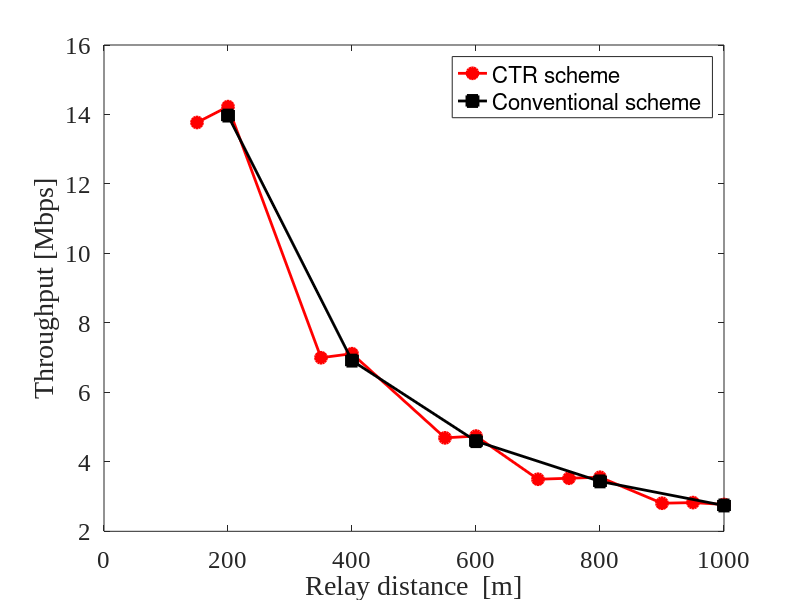

Here is the MATLAB script that generated this plot: (Note: this script raises an error after producing the figure.)
%従来のプロトコル(18Mbps→12Mbps)で再送したときと中継し伝送したときのスループットの比較
clear;
Rmin = [-82, -81, -79, -77, -74, -70, -66, -65]; % 最小受信感度 [dBm]
TR = [6, 9, 12, 18, 24, 36, 48, 54]; % 伝送レート [Mbps]
databit = [24, 36, 48, 72, 96, 144, 192, 216]; % OFDMシンボルごとのデータビット[bit]

Tp = 10; % 送信電力 [dBm]
f = 2.4 * 10^9; % 周波数 [Hz]
c = 3 * 10^8; % 光速 [m/s]
rng(0);  
PLCP_pre = 16; % PLCPプリアンブル[μs]
PLCPhead_sig = 1; % PLCPヘッダ（シグナル）[μs]
PLCPhead_ser = 16; % PLCPヘッダ（サービス）[μs]
ACK = 80; % 802.11ACKフレーム[bit]
MAC = 192; % 802.11MACヘッダ[bit]
LLC = 64; % LLCヘッダ[bit]
packet = 12000; % IPパケット長[bit]
FCS = 32; % FCS[bit]
tail = 6; % テイルビット[bit]
SIFS = 10; % [μs]
DIFS = 34; % [μs]
backoff = 101.5; % 平均バックオフ制御時間 [μs]
slottime = 9; % ショートスロットタイム[μs]
max_distance = 1000; % 最大距離 [m]
N_max = max_distance/50; % 最大端末数
error_rate=0.03;%通信が失敗する確率
num_trials = 1000;%試行回数

p= zeros(size(num_trials));%乱数
ACK_t=zeros(size(Rmin));%ACKフレーム[μs]
data_t=zeros(size(Rmin));%データフレーム[μs]
d_max=zeros(size(Rmin));%各伝送レートでの最大送信距離(50mごと)[m]
N_through=zeros(size(Rmin));%各伝送レートでのスルー出来る最大の端末数


for i = 1:length(Rmin)
    Rmin_current = Rmin(i);
    TR_current = TR(i);
    databit_current = databit(i);
    
    % 最大伝送距離の計算
    Lfs = Tp - Rmin_current; % 距離減衰 [dB]
    d_max(i) = floor(((10^(Lfs / 20)) * c) / (4 * pi * f) / 50) * 50; % 最大伝送距離 [m]
    N_through(i) = d_max(i) / 50;
    % フレームの計算
    ACK_t(i) = PLCP_pre + (PLCPhead_sig + ceil((PLCPhead_ser + ACK + FCS + tail) / databit_current)) * 4;
    data_t (i)= PLCP_pre + (PLCPhead_sig + ceil((PLCPhead_ser + MAC + LLC + packet + FCS + tail) / databit_current)) * 4;
end


throughput_1 = zeros(num_trials, N_max);  % 試行回数と距離数に対応するスループット配列を事前確保
throughput_2 = zeros(1, N_max);           % 平均スループット格納用
N_succsess = zeros(1, N_max);             % 距離配列の事前確保



% パラメータ設定
N = 0;                                    % 現在の端末数
                   

for i = 1:num_trials  % 試行回数分ループ
    N = 0;                               % 各試行の開始時にNをリセット
    total_tt = 0;                        % 総伝送時間もリセット
    
    while N < N_max
        p = rand;  % 確率を生成
        
        % 端末数をカウント
        N = N + N_through(4);  
        total_tt = total_tt + (ACK_t(4) + data_t(4) + SIFS + backoff); % 総伝送時間の計算

        if p < error_rate  % パケットが失敗した場合
            N = max(0, N - 1);  % 1つ手前に戻る
            total_tt = total_tt  + ACK_t(4); % 追加時間を加算
        end
        
        % スループット記録および距離の記録
        if N >= N_max
            throughput_1(i, N_max) = packet / total_tt; % 最大距離におけるスループット
            N_succsess(N_max) = N_max * 50;  % 最大距離を格納
            break;
        else
            throughput_1(i, N) = packet / total_tt; % 現在のNにおけるスループット記録
            N_succsess(N) = N * 50;  % 距離の記録
        end
    end
end


% 各距離での平均スループット計算
for j = 1:N_max
    % 0以外の要素のみを選んで平均を取る
    non_zero_values = throughput_1(throughput_1(:, j) > 0, j); % 0以外の要素を抽出
    if ~isempty(non_zero_values)  % 抽出後にデータが存在する場合のみ平均計算
        throughput_2(j) = mean(non_zero_values);
    else
        throughput_2(j) = 0;  % 0以外の要素がない場合は0
    end
end

% スループットが0のデータポイントを除外
valid_indices = throughput_2 > 0;  % 0より大きいスループットのみを抽出





      total_tt = 0;
    % 条件2: スループット計算 (固定距離リスト)
    if mod(max_distance, d_max(4)) == 0
        distances = d_max(4):d_max(4):max_distance; 
    else
        distances = [d_max(4):d_max(4):max_distance max_distance];
    end
  
    
    throughput_3= zeros(num_trials, length(distances)); % スループット_2 の事前割り当て
    throughput_4= zeros(1, length(distances)); % スループット_3 の事前割り当て
    
    for i = 1:num_trials
        
        for j = 1:length(distances)
            p = rand; % ランダムな確率を生成
            D = distances(j);
            if p < error_rate
                % 再送が発生する場合 (最初は18 Mbps、再送は12 Mbps)
                total_tt =total_tt+ (ACK_t(4) + data_t(4) + SIFS + backoff)+(ACK_t(3) + data_t(3) + SIFS + backoff) ;
            else
                 % 再送が発生しない場合 (18 Mbps)
                 total_tt =total_tt+ (ACK_t(4) + data_t(4) + SIFS + backoff) ;
               
            end
            throughput_3(i, j) = packet / total_tt; % スループットを計算 [Mbps]
        end
        total_tt = 0;
    end
    

    
    % 各距離に対する平均スループットを計算
    for j = 1:length(distances)
        throughput_4(j) = mean(throughput_3(:, j));
    end
    


% 結果をプロット
figure('Position', [100, 100, 800, 500]); % 横長のグラフ (幅1200, 高さ500)
hold on;

% グラフ1: 初めのスループットデータ
plot(N_succsess(valid_indices), throughput_2(valid_indices), '-o', ...
    'Color', 'r', 'LineWidth', 2, 'MarkerSize', 8, 'MarkerFaceColor', 'r', ...
    'DisplayName', 'CTR scheme');

% グラフ2: 距離ごとのスループットデータ
plot(distances, throughput_4, '-s', ...
    'Color', 'k', 'LineWidth', 2, 'MarkerSize', 8, 'MarkerFaceColor', 'k', ...
    'DisplayName', 'Conventional scheme');

% ラベル設定
xlabel('Relay distance  [m]', 'FontSize', 30, 'FontName', 'Times New Roman'); % X軸ラベル
ylabel('Throughput [Mbps]', 'FontSize', 30, 'FontName', 'Times New Roman'); % Y軸ラベル

% 横軸の範囲と間隔を設定
xticks(0:200:max_distance); % 0から最大距離まで200ごとの目盛りを設定

% 目盛りのフォントサイズ設定
set(gca, 'FontSize', 18, 'FontName', 'Times New Roman'); % 目盛り数字を大きく設定し、フォントを指定

% グラフの枠を表示
box on;
grid off;

% 凡例を設定
lgd = legend;
lgd.FontSize = 20; % 凡例フォントサイズ
lgd.FontName = 'Times New Roman'; % 凡例フォント指定
lgd.Location = 'northeast'; % 凡例を右上に配置
lgd.Box = 'off'; % 凡例の枠を非表示にする

hold off;
